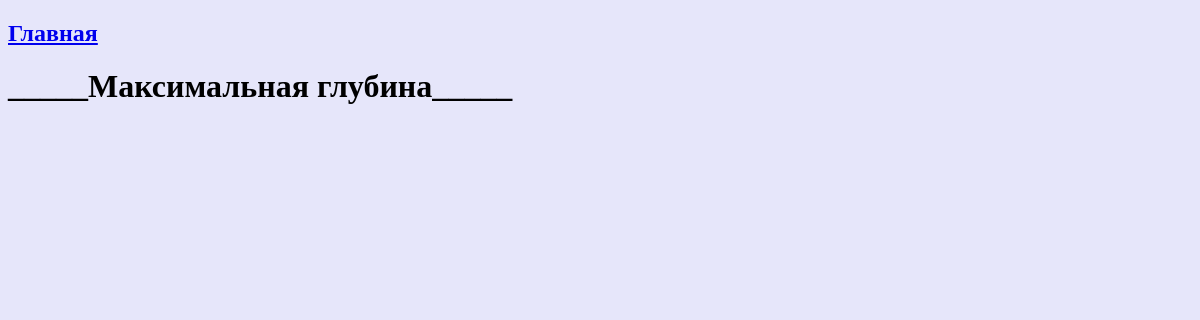
Before: /oceansapp/deep/ with the older database file.
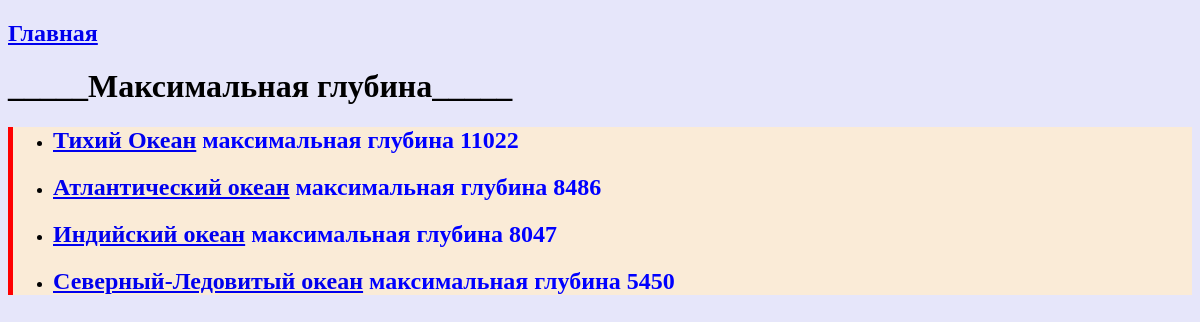
After: the same page with the newer database file.
### oceansapp/models.py (models this page shows, shortened)
class Deep(models.Model):
    name = models.CharField(max_length=30)
    text = models.CharField(max_length=30)
    count = models.IntegerField()
    salt = models.CharField(max_length=10, default='salt')
    moon = models.IntegerField(null=True)
    def get_url(self):
        return reverse("deepone", args=[self.id])

### oceansapp/views.py (the view)
# urls.py: path('deep/', views.get_deep),
def get_deep(request):
    modeldeeptable = Deep.objects.all()
    return render(request, "oceansapp/deep.html", {"modeldeeptable":modeldeeptable})

### templates/oceansapp/deep.html (shortened to what this page needs)
{% extends "oceansapp/base.html" %}
{% load static %}
{% block css_add %}
     <link rel="stylesheet" href="{% static 'oceansapp/index.css' %}">
 {% endblock %}
{% block content %}
    {% include 'oceansapp/includes.html' %}
    <h1>_____Mаксимальная глубина_____</h1>
    <ul>
        {% for i in modeldeeptable %}
            <li><h2><a href="{{ i.get_url }}"> {{ i.name }}</a> {{ i.text }} {{ i.count }}</h2></li>
        {% endfor %}
    </ul>
{% endblock %}

### templates/oceansapp/base.html (shortened to what this page needs)
{% load static %}
<!DOCTYPE html>
<html lang="en">
<head>
    <link rel="stylesheet" href="{% static 'base.css' %}">
    {% block css_add %} {% endblock %}
</head>
<body>
 {% block content %} {% endblock %}
</body>
</html>

### templates/oceansapp/includes.html (shortened to what this page needs)
<nav>
    <h2><a href="{% url 'main' %}">Главная</a> </h2>
</nav>

### static/base.css (style rules this page uses)
html { background-color: lavender; }

### oceansapp/static/oceansapp/index.css (style rules this page uses)
ul { border-left: 5px solid red; background-color: antiquewhite; }
h2 { color: blue; }

Changed rows visible on the page:
added Deep: name "Тихий Океан", text "максимальная глубина", count "11022"
added Deep: name "Атлантический океан", text "максимальная глубина", count "8486"
added Deep: name "Индийский океан", text "максимальная глубина", count "8047"
added Deep: name "Северный-Ледовитый океан", text "максимальная глубина", count "5450"
